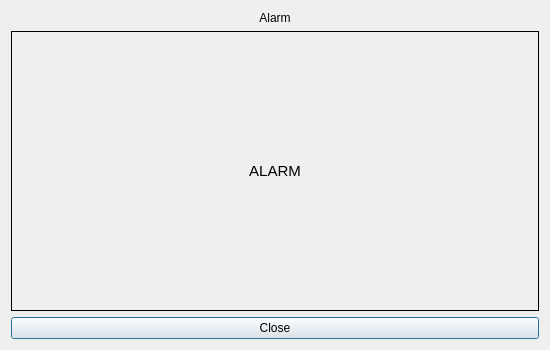
<?xml version="1.0" encoding="UTF-8"?>
<ui version="4.0">
 <class>NotifyDialog</class>
 <widget class="QDialog" name="NotifyDialog">
  <property name="geometry">
   <rect>
    <x>0</x>
    <y>0</y>
    <width>550</width>
    <height>350</height>
   </rect>
  </property>
  <property name="windowTitle">
   <string>Pycket - Notify</string>
  </property>
  <property name="locale">
   <locale language="English" country="UnitedStates"/>
  </property>
  <layout class="QGridLayout" name="gridLayout">
   <item row="0" column="0">
    <layout class="QVBoxLayout" name="verticalLayout_2">
     <property name="sizeConstraint">
      <enum>QLayout::SetMinAndMaxSize</enum>
     </property>
     <item>
      <widget class="QLabel" name="labelHeader">
       <property name="sizePolicy">
        <sizepolicy hsizetype="Preferred" vsizetype="Maximum">
         <horstretch>0</horstretch>
         <verstretch>0</verstretch>
        </sizepolicy>
       </property>
       <property name="frameShape">
        <enum>QFrame::NoFrame</enum>
       </property>
       <property name="text">
        <string>Alarm</string>
       </property>
       <property name="scaledContents">
        <bool>false</bool>
       </property>
       <property name="alignment">
        <set>Qt::AlignCenter</set>
       </property>
      </widget>
     </item>
     <item>
      <widget class="QLabel" name="labelBody">
       <property name="sizePolicy">
        <sizepolicy hsizetype="Preferred" vsizetype="Preferred">
         <horstretch>20</horstretch>
         <verstretch>20</verstretch>
        </sizepolicy>
       </property>
       <property name="font">
        <font>
         <pointsize>11</pointsize>
        </font>
       </property>
       <property name="frameShape">
        <enum>QFrame::Box</enum>
       </property>
       <property name="text">
        <string>ALARM</string>
       </property>
       <property name="scaledContents">
        <bool>true</bool>
       </property>
       <property name="alignment">
        <set>Qt::AlignCenter</set>
       </property>
       <property name="wordWrap">
        <bool>true</bool>
       </property>
       <property name="margin">
        <number>8</number>
       </property>
       <property name="openExternalLinks">
        <bool>true</bool>
       </property>
       <property name="textInteractionFlags">
        <set>Qt::TextBrowserInteraction</set>
       </property>
      </widget>
     </item>
     <item>
      <widget class="QPushButton" name="pushButtonClose">
       <property name="sizePolicy">
        <sizepolicy hsizetype="Expanding" vsizetype="Fixed">
         <horstretch>0</horstretch>
         <verstretch>0</verstretch>
        </sizepolicy>
       </property>
       <property name="text">
        <string>Close</string>
       </property>
       <property name="autoRepeat">
        <bool>true</bool>
       </property>
      </widget>
     </item>
    </layout>
   </item>
  </layout>
 </widget>
 <resources/>
 <connections/>
</ui>
